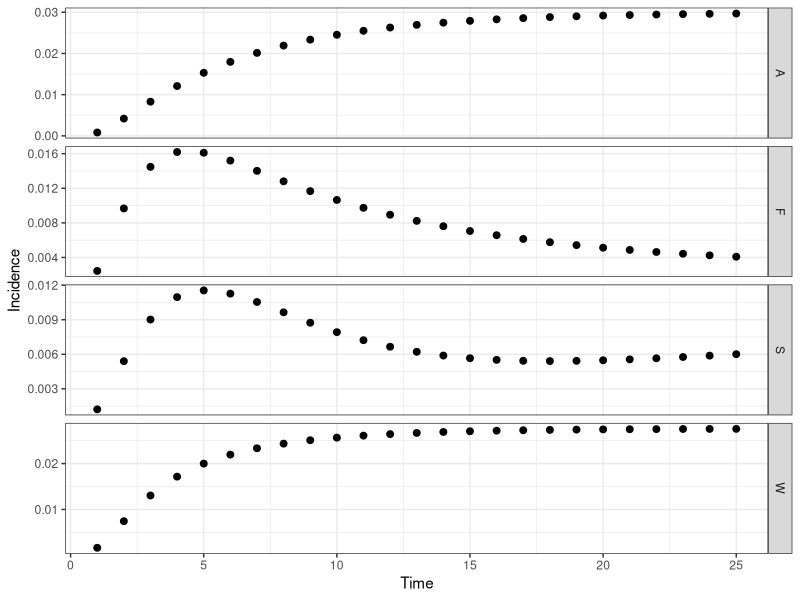
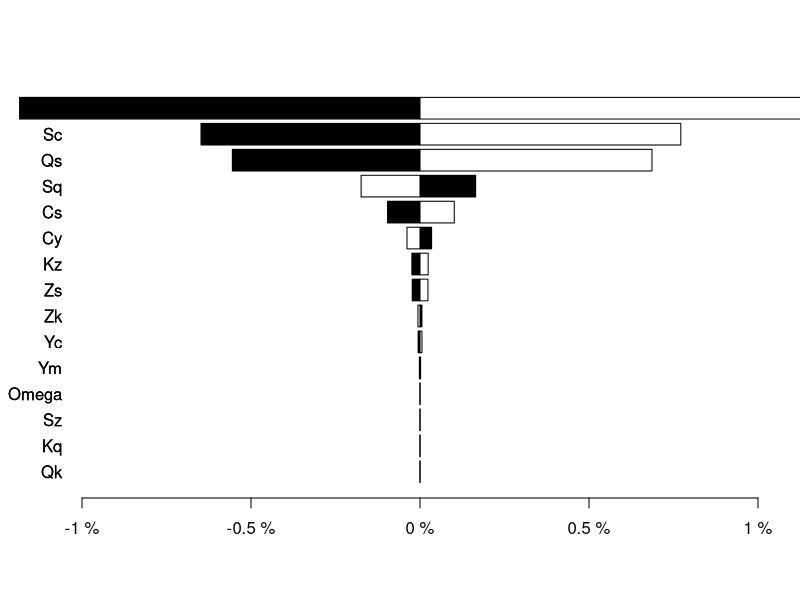

These charts were generated, in order, by the following R code:
# CF McQuaid & RMGJ Houben
# Start 21/04/2017 ---> current version 26/04/2017
# Cohort model of TB including regression and a slow stream
########################################
#         ^     ^     ^     ^          #
#      -> Q <-> S <-> C <-> Y -> M     # Q - Quiescent, S - Subclinical, C - Minimal (C+S-), Y - Disseminated (C+S+, symptomatic), M - Death (due to disease)
#     /   ^     ^                      #
#    E    |     |                      # E - Recently Infected, T - Cumulative incidence (using initial disease-free population)
#     \   v     v                      #
#      -> K <-> Z                      # K - Quiescent (slow stream), Z- Subclinical (slow stream),
#         v     v                      #
########################################
##set wd depending on who is coding/playing
setwd("C:/Users/cfmcquaid/Simulations")
#setwd("/Users/ReinHouben/Filr/ifolder/Applications (funding and jobs)/2016 - ERC starting grant/Rmodel_nathis/NatHistCoh")

#Next steps
# 1. get the prop inc disease after 5 years to 5%
###   How: play with Eq values, OR increase progression parameters
# 2. achieve 1 + start higher and sharper decrease in early years
###   How: change initial states to more realistic point, based on what prev of disease would be at screening
###   Also increase progression rates, while decreasing proportion that goes into the fast pathway

library("reshape2"); library("deSolve"); library("ggplot2"); library("plyr");
# Parameter sets: Average (), Wax (regression), Slow (slow), Full (regression, slow)
# Ax - rate from compartment A to compartment X, Omega - background mortality
paramA <- c(Eq=1.00, Qs=0.03, Qk=0.00, Kz=0.00, Kq=0.00, Sc=0.22, Sq=0.00, Sz=0.00, Zk=0.00, Zs=0.00, Cy=0.22, Cs=0.00, Ym=0.25, Yc=0.00, Omega=0)
paramW <- c(Eq=1.00, Qs=0.03, Qk=0.00, Kz=0.00, Kq=0.00, Sc=0.50, Sq=0.25, Sz=0.00, Zk=0.00, Zs=0.00, Cy=0.50, Cs=0.25, Ym=0.50, Yc=0.25, Omega=0)
paramS <- c(Eq=0.10, Qs=0.50, Qk=0.00, Kz=0.01, Kq=0.00, Sc=0.22, Sq=0.00, Sz=0.00, Zk=0.00, Zs=0.05, Cy=0.22, Cs=0.00, Ym=0.25, Yc=0.00, Omega=0)
paramF <- c(Eq=0.10, Qs=0.50, Qk=0.00, Kz=0.01, Kq=0.00, Sc=0.50, Sq=0.25, Sz=0.00, Zk=0.25, Zs=0.05, Cy=0.50, Cs=0.25, Ym=0.50, Yc=0.25, Omega=0)
# Initial states of compartments
state <- c(E=100000, Q=0, K=0, S=0, Z=0, C=0, Y=0, M=0, T=0)
# Timespan for simulation
times <- seq(0, 25, by = 1)
# Timespan for burn
timeb <- 1
# Timespan for tornado
timet <- 5
# ODE function
regr <- function(t, state, parameters){
  with(as.list(c(state, parameters)), {
   # rates of change
   dE <- - E
   dQ <- + Eq*E + Sq*S + Kq*K - (Qs + Qk + Omega)*Q
   dK <- + (1 - Eq)*E + Zk*Z + Qk*Q - (Kz + Kq + Omega)*K
   dS <- + Qs*Q + Cs*C + Zs*Z - (Sc + Sq + Sz + Omega)*S
   dZ <- + Kz*K + Sz*S - (Zk + Zs + Omega)*Z
   dC <- + Sc*S + Yc*Y - (Cs + Cy + Omega)*C
   dY <- + Cy*C -(Yc + Ym + Omega)*Y
   dM <- + Ym*Y
   dT <- + Sc*S / sum(state[1:5])
   # return the rate of change
   list(c(dE, dQ, dK, dS, dZ, dC, dY, dM, dT))
  })
}
# Burn off the first X years to establish the proportion of individuals in each compartment, removing diseased
burn <- function(tb, state, fxn, parameters){
  out <- ode(y = state, times = seq(0, tb, by = 1), func = fxn, parms = parameters)
  stateb <- c(out[tb, 2], out[tb, 3], out[tb, 4], out[tb, 5], out[tb, 6], C=0, Y=0, M=0, T=0)
  return(stateb)
}
# Calculation function
calc <- function(t, tb, state, fxn, parameters, source){
  stateb <- burn(tb = tb, state = state, fxn = regr, parameters = parameters)
  out <- ode(y = stateb, times = t, func = fxn, parms = parameters)
  out <- as.data.frame(out)
  # Calculating incidence
  out$inc <- head(c(out$T,0) - c(0,out$T),-1)
  # Removing the first data point at time zero as we only sample after a year
  out <- out[-c(1), ]
  # Formatting the data for plotting - putting into a melted data.fame, with additional columns for the source matrix
  out <- melt(out, id.vars = c("time"))
  out$source <- source
  return(out)
}
outA <- calc(t = times, tb = timeb, state = state, fxn = regr, parameters = paramA, source = "A")
outW <- calc(t = times, tb = timeb, state = state, fxn = regr, parameters = paramW, source = "W")
outS <- calc(t = times, tb = timeb, state = state, fxn = regr, parameters = paramS, source = "S")
outF <- calc(t = times, tb = timeb, state = state, fxn = regr, parameters = paramF, source = "F")
out <- rbind(outA, outW, outS, outF)
# Plot output
theme_set(theme_bw())
##all scenarios
ggplot(out[out$variable %in% c("inc"), ], aes(time, value)) + geom_point(size=2) + labs(x = "Time", y = "Incidence") + facet_grid(source ~ . , scales = "free")
##slow and slow+regression only (S+F)
out2 <- subset(out, source=='F' | source == 'S', select=time:source)  
#ggplot(out2[out2$variable %in% c("inc"), ], aes(time, value)) + geom_point(size=2) + labs(x = "Time", y = "Incidence") + facet_grid(source ~ . , scales = "free")

# Fitting parameters and state: proportion of individuals disease or dead (due to TB) after Otime years, using parameter set Osource
# Osource <- "F"; Otime <- 5
# Osize <- out[which(out$source == Osource & out$variable %in% c("E", "Q", "S", "K", "Z",  "C", "Y", "M") & out$time == Otime), ]
# Oinc <- out[which(out$source == Osource & out$variable %in% c("T") & out$time == Otime), ]
# Point prevalence: total incidence excluding those that may have regressed
# Pp <- sum(Osize$value[Osize$variable %in% c("C", "Y", "M")]) / sum(Osize$value)
# Cumulative incidence: total incidence including those that may have regressed
# Ci <- Oinc$value


# Tornado plot
torn <- function(t, tb, tt, state, fxn, parameters){
  # Store data
  data <- rbind(parameters, parameters)
  rownames(data) <- c('+20%', '-20%')   
  # Compare to default data set
  stateb <- burn(tb = tb, state = state, fxn = regr, parameters = parameters)
  out <- ode(y = stateb, times = t, func = fxn, parms = parameters);
  def <- out [tt + 1, "T"]
    for (i in 1:15){
    # Increasing and decreasing each parameter in turn
    parametersM = parameters; parametersL = parameters
    parametersM[i] = parametersM[i] + 0.2*parametersM[i]; parametersL[i] = parametersL[i] - 0.2*parametersL[i]
    stateM <- burn(tb = tb, state = state, fxn = regr, parameters = parametersM);stateL <- burn(tb = tb, state = state, fxn = regr, parameters = parametersL)
    outM <- ode(y = stateM, times = t, func = fxn, parms = parametersM); outL <- ode(y = stateL, times = t, func = fxn, parms = parametersL)
    outM <- def - outM [tt + 1, "T"]; outL <- def - outL [tt + 1, "T"]
    data[1, i] <- outM; data[2, i] <- outL; 
  }
  return(data)
}
data <- torn(t = times, tb = timeb, tt = timet, state = state, fxn = regr, parameters = paramF)
# For plotting '%' on x-axis
x <- seq(-0.01,0.01, length=10)
ORD = order(abs(data[2,] - data[1,]))
barplot(data[1,ORD], horiz = T, las=1, xlim = c(-0.01,0.01), xaxt='n', ylab = '', beside=T, col=c('black'))
barplot(data[2,ORD], horiz = T, las=1, xlim = c(-0.01,0.01), xaxt='n', ylab = '', beside=T, col=c('white'), add = TRUE)
axis(1, at=pretty(x), lab=paste0(pretty(x) * 100," %"), las=TRUE)
